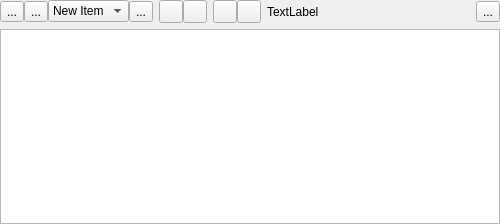
<?xml version="1.0" encoding="UTF-8"?>
<ui version="4.0">
 <class>Lists</class>
 <widget class="QWidget" name="Lists">
  <property name="geometry">
   <rect>
    <x>0</x>
    <y>0</y>
    <width>500</width>
    <height>224</height>
   </rect>
  </property>
  <property name="windowTitle">
   <string>Form</string>
  </property>
  <layout class="QVBoxLayout" name="verticalLayout">
   <property name="margin">
    <number>0</number>
   </property>
   <item>
    <layout class="QHBoxLayout" name="horizontalLayout_4">
     <item>
      <layout class="QHBoxLayout" name="horizontalLayout_3">
       <property name="spacing">
        <number>0</number>
       </property>
       <item>
        <widget class="QToolButton" name="_new_list">
         <property name="text">
          <string>...</string>
         </property>
         <property name="icon">
          <iconset resource="grepotool.qrc">
           <normaloff>:/icons/new.png</normaloff>:/icons/new.png</iconset>
         </property>
        </widget>
       </item>
       <item>
        <widget class="QToolButton" name="_del_list">
         <property name="text">
          <string>...</string>
         </property>
         <property name="icon">
          <iconset resource="grepotool.qrc">
           <normaloff>:/icons/table_delete.png</normaloff>:/icons/table_delete.png</iconset>
         </property>
        </widget>
       </item>
       <item>
        <widget class="QComboBox" name="_current_tab">
         <property name="contextMenuPolicy">
          <enum>Qt::NoContextMenu</enum>
         </property>
         <property name="editable">
          <bool>false</bool>
         </property>
         <property name="insertPolicy">
          <enum>QComboBox::NoInsert</enum>
         </property>
         <property name="sizeAdjustPolicy">
          <enum>QComboBox::AdjustToContents</enum>
         </property>
         <property name="duplicatesEnabled">
          <bool>true</bool>
         </property>
         <property name="frame">
          <bool>true</bool>
         </property>
         <item>
          <property name="text">
           <string>New Item</string>
          </property>
         </item>
        </widget>
       </item>
       <item>
        <widget class="QToolButton" name="_edit">
         <property name="text">
          <string>...</string>
         </property>
         <property name="icon">
          <iconset resource="grepotool.qrc">
           <normaloff>:/icons/edit.png</normaloff>:/icons/edit.png</iconset>
         </property>
        </widget>
       </item>
      </layout>
     </item>
     <item>
      <layout class="QHBoxLayout" name="horizontalLayout_2">
       <property name="spacing">
        <number>0</number>
       </property>
       <item>
        <widget class="QToolButton" name="_dep">
         <property name="toolTip">
          <string>Departure time</string>
         </property>
         <property name="text">
          <string/>
         </property>
         <property name="icon">
          <iconset resource="grepotool.qrc">
           <normaloff>:/icons/starttime.png</normaloff>:/icons/starttime.png</iconset>
         </property>
         <property name="checkable">
          <bool>false</bool>
         </property>
        </widget>
       </item>
       <item>
        <widget class="QToolButton" name="_arr">
         <property name="toolTip">
          <string>Departure time</string>
         </property>
         <property name="text">
          <string/>
         </property>
         <property name="icon">
          <iconset resource="grepotool.qrc">
           <normaloff>:/icons/arrivaltime.png</normaloff>:/icons/arrivaltime.png</iconset>
         </property>
         <property name="checkable">
          <bool>false</bool>
         </property>
        </widget>
       </item>
      </layout>
     </item>
     <item>
      <layout class="QHBoxLayout" name="horizontalLayout">
       <property name="spacing">
        <number>0</number>
       </property>
       <item>
        <widget class="QToolButton" name="_find">
         <property name="toolTip">
          <string>Departure time</string>
         </property>
         <property name="text">
          <string/>
         </property>
         <property name="icon">
          <iconset resource="grepotool.qrc">
           <normaloff>:/icons/town_question.ico</normaloff>:/icons/town_question.ico</iconset>
         </property>
         <property name="checkable">
          <bool>false</bool>
         </property>
        </widget>
       </item>
       <item>
        <widget class="QToolButton" name="_goto">
         <property name="toolTip">
          <string>Departure time</string>
         </property>
         <property name="text">
          <string/>
         </property>
         <property name="icon">
          <iconset resource="grepotool.qrc">
           <normaloff>:/icons/town_goto.ico</normaloff>:/icons/town_goto.ico</iconset>
         </property>
         <property name="checkable">
          <bool>false</bool>
         </property>
        </widget>
       </item>
      </layout>
     </item>
     <item>
      <widget class="QLabel" name="_info">
       <property name="sizePolicy">
        <sizepolicy hsizetype="MinimumExpanding" vsizetype="Preferred">
         <horstretch>0</horstretch>
         <verstretch>0</verstretch>
        </sizepolicy>
       </property>
       <property name="text">
        <string>TextLabel</string>
       </property>
      </widget>
     </item>
     <item>
      <widget class="QToolButton" name="_del_sel">
       <property name="text">
        <string>...</string>
       </property>
       <property name="icon">
        <iconset resource="grepotool.qrc">
         <normaloff>:/icons/delete.png</normaloff>:/icons/delete.png</iconset>
       </property>
      </widget>
     </item>
    </layout>
   </item>
   <item>
    <widget class="QTableWidget" name="_tab">
     <attribute name="verticalHeaderDefaultSectionSize">
      <number>20</number>
     </attribute>
    </widget>
   </item>
  </layout>
 </widget>
 <resources>
  <include location="grepotool.qrc"/>
 </resources>
 <connections/>
</ui>
